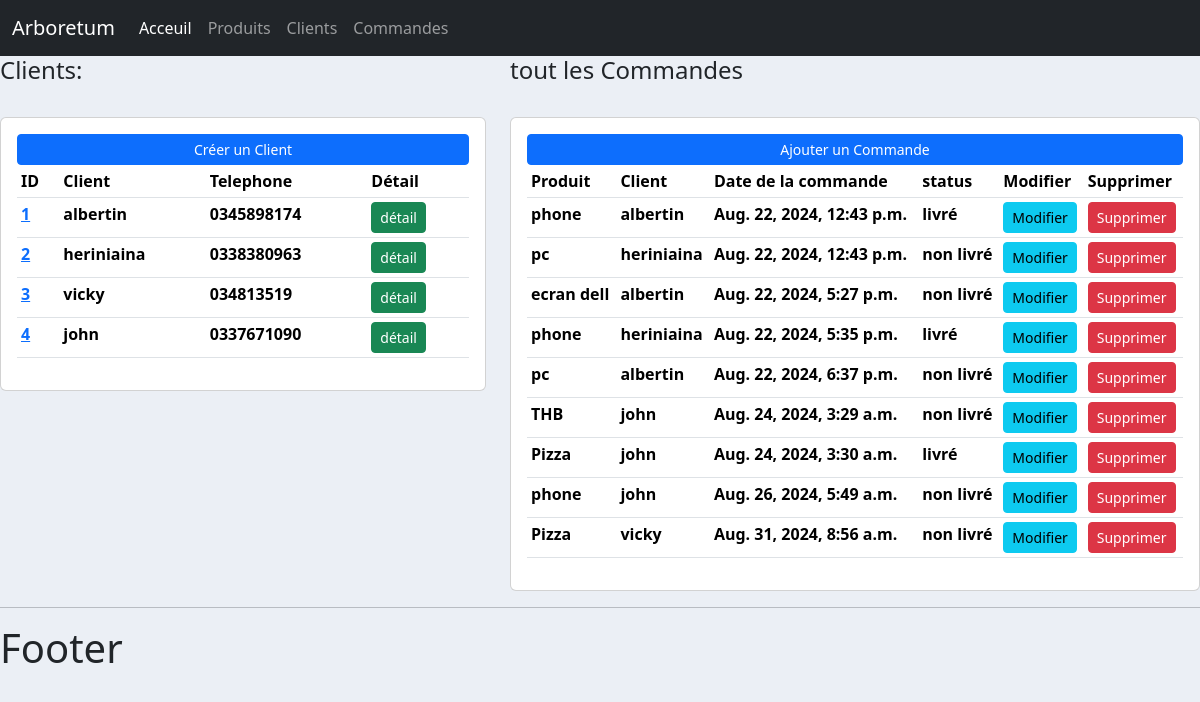
The page / on the database its author committed.
### client/models.py (models this page shows)
class Client(models.Model):
    nom = models.CharField(max_length=50, null=True)
    telephone = models.CharField(max_length=15, null=True)
    date_creation = models.DateTimeField(auto_now_add=True, null=True)
    def __str__(self):
        return self.nom

### commande/models.py (models this page shows)
class Commande(models.Model):
    STATUS = (('en instance', 'en instance'),
              ('non livré', 'non livré'),
              ('livré','livré'))
    client = models.ForeignKey(Client, null=True, on_delete=models.SET_NULL)
    produit =models.ForeignKey(Produit, null=True, on_delete=models.SET_NULL)
    status = models.CharField(max_length=120, null=True, choices=STATUS)
    date_creation = models.DateTimeField(auto_now_add=True, null=True)

### produit/models.py (models this page shows)
class Produit(models.Model):
    nom = models.CharField(max_length=50, null=True)
    prix = models.FloatField(null=True)
    date_creation = models.DateTimeField(auto_now_add=True, null=True)
    tag = models.ManyToManyField(Tag)
    def __str__(self):
        return self.nom

### produit/views.py (the view)
# urls.py: path('', views.home ),
def home(request):
    commandes = Commande.objects.all()
    clients = Client.objects.all()
    context = {'commandes': commandes, 'clients': clients}
    return render(request,'produit/acceuil.html', context)

### templates/produit/acceuil.html
{% extends 'main.html' %}
{% block content %}
<div class="row">
    <div class="col-md-5">
        <h4>Clients:</h4>
        <br>
        <div class="card card-body">
            <a class="btn btn-primary btn-sm btn-block" href="">Créer un Client</a>
            <table class="table table-sm">
                <tr>
                    <th>ID</th>
                    <th>Client</th>
                    <th>Telephone</th>
                    <th>Détail</th>
                </tr>
                {% for client in clients %}
                <tr>
                <th><a href="{% url 'client' client.id %}">{{client.id}}</a></th>
                <th>{{client.nom}}</th>
                <th>{{client.telephone}}</th>
                <th><a  class="btn btn-sm btn-success" href="{% url 'client' client.id %}">détail</a></th>
                </tr>
                {% endfor %}
            </table>
        </div>
    </div>
    <div class="col-md-7">
        <h4> tout les Commandes</h4>
        <br>
        <div class="card card-body">
            <a class="btn btn-primary btn-sm btn-block" href="{% url 'ajout_commande' %}">Ajouter un Commande</a>
            <table class="table table-sm">
                <tr>
                    <th>Produit</th>
                    <th>Client</th>
                    <th>Date de la commande</th>
                    <th>status</th>
                    <th>Modifier</th>
                    <th>Supprimer</th>
                </tr>
                {% for commande in commandes %}
                <tr>
                    <th>{{commande.produit}}</th>
                    <th>{{commande.client}}</th>
                    <th>{{commande.date_creation}} </th>
                    <th>{{commande.status}}</th>
                    <th><a  class="btn btn-sm btn-info" href="{% url 'modifier_commande' commande.id %}">Modifier</a></th>
                    <th><a  class="btn btn-sm btn-danger" href="#">Supprimer</a></th>
                </tr>
                {% endfor %}
            </table>
        </div>
    </div>
</div>
{% endblock %}

### templates/main.html (shortened to what this page needs)
{% load static %}
<!DOCTYPE html>
<html lang="en">
<head>
    <link rel="stylesheet" href="{% static 'etudiant/css/bootstrap.css' %}">
</head>
<body>
    {% include 'base/nav.html'%}
    {% block content %}
    {% endblock %}
    <hr>
    <h1>Footer</h1>
</body>
</html>

### templates/base/nav.html (shortened to what this page needs)
<!DOCTYPE html>
<html lang="en">
<head>
</head>
<body>
    <nav class="navbar navbar-expand-lg  navbar-dark bg-dark">
        <div class="container-fluid">
          <a class="navbar-brand" href="#">Arboretum</a>
          <div class="collapse navbar-collapse" id="navbarNavAltMarkup">
            <div class="navbar-nav">
              <a class="nav-link active" href="#">Acceuil</a>
              <a class="nav-link" href="#">Produits</a>
              <a class="nav-link" href="client/list_client.html">Clients</a>
              <a class="nav-link" href="#">Commandes</a>
            </div>
          </div>
        </div>
      </nav>
</body>
</html>

### templates/main.html (style rules this page uses)
body { background-color: #ebeff5; }

### rows shown on the page
Client: id "1", nom "albertin", telephone "0345898174"
Client: id "2", nom "heriniaina", telephone "0338380963"
Client: id "3", nom "vicky", telephone "034813519"
Client: id "4", nom "john", telephone "0337671090"
Commande: produit "phone", client "albertin", date_creation "Aug. 22, 2024, 12:43 p.m.", status "livré"
Commande: produit "pc", client "heriniaina", date_creation "Aug. 22, 2024, 12:43 p.m.", status "non livré"
Commande: produit "ecran dell", client "albertin", date_creation "Aug. 22, 2024, 5:27 p.m.", status "non livré"
Commande: produit "phone", client "heriniaina", date_creation "Aug. 22, 2024, 5:35 p.m.", status "livré"
Commande: produit "pc", client "albertin", date_creation "Aug. 22, 2024, 6:37 p.m.", status "non livré"
Commande: produit "THB", client "john", date_creation "Aug. 24, 2024, 3:29 a.m.", status "non livré"
Commande: produit "Pizza", client "john", date_creation "Aug. 24, 2024, 3:30 a.m.", status "livré"
Commande: produit "phone", client "john", date_creation "Aug. 26, 2024, 5:49 a.m.", status "non livré"
Commande: produit "Pizza", client "vicky", date_creation "Aug. 31, 2024, 8:56 a.m.", status "non livré"
